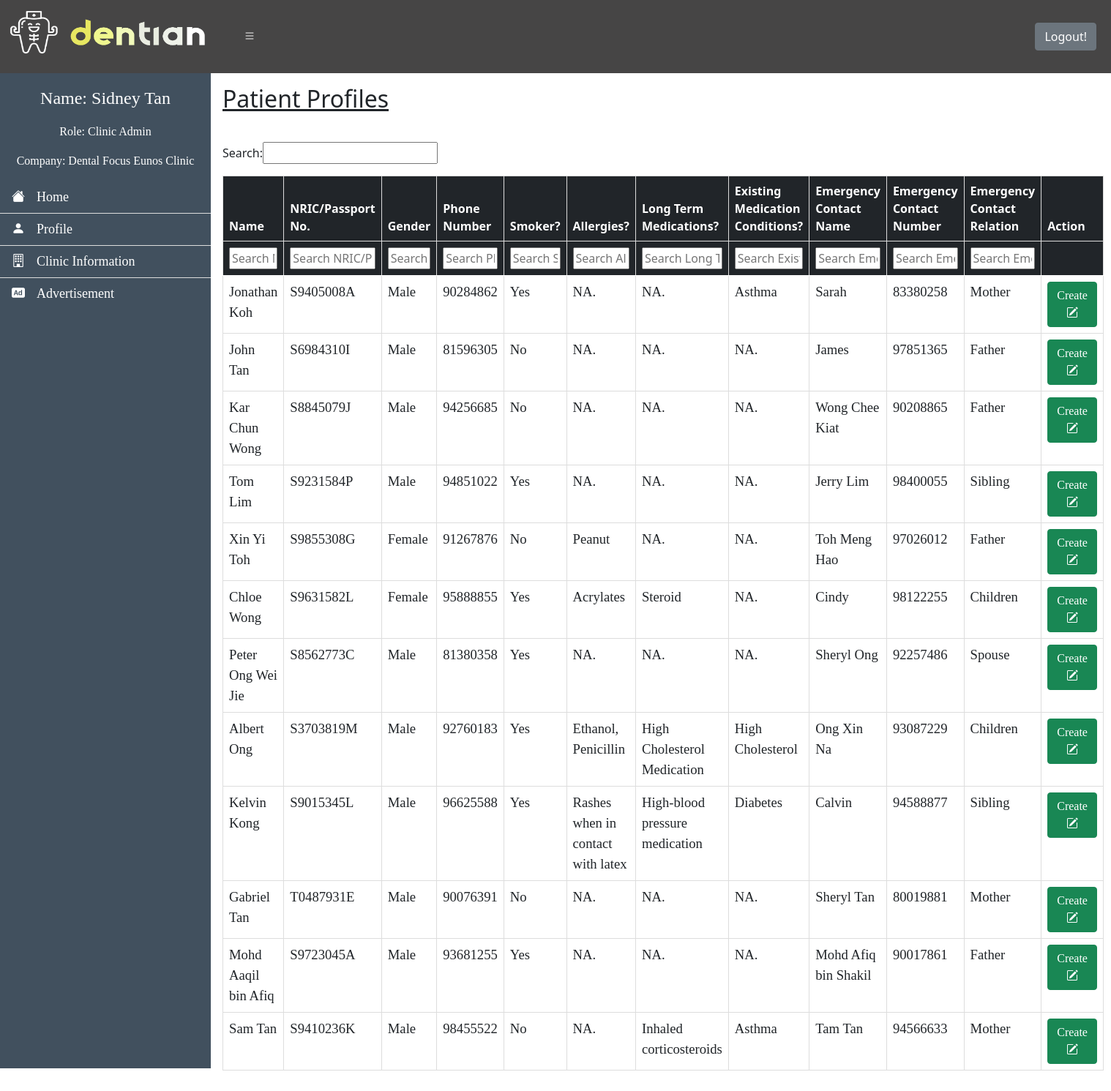
Page /DentistPatient.php (signed in) on the committed database.
### tables this page shows
CREATE TABLE `wixPatients` (
  `_id` varchar(50) NOT NULL,
  `_createdDate` timestamp NULL DEFAULT CURRENT_TIMESTAMP,
  `_updatedDate` timestamp NULL DEFAULT CURRENT_TIMESTAMP,
  `_owner` varchar(50) DEFAULT NULL,
  `Patient_ID` int NOT NULL,
  `First_Name` varchar(30) NOT NULL,
  `Last_Name` varchar(30) NOT NULL,
  `NRIC_PNum` varchar(9) NOT NULL,
  `Gender` varchar(6) NOT NULL,
  `Birth_Date` date DEFAULT NULL,
  `Address` varchar(100) NOT NULL,
  `postal_code` int NOT NULL,
  `Nationality` varchar(50) NOT NULL,
  `Phone_Num` int NOT NULL,
  `Email` varchar(100) NOT NULL,
  `Marital_Status` varchar(20) NOT NULL,
  `Occupation` varchar(50) NOT NULL,
  `Smoker` varchar(3) NOT NULL,
  `Allergies` varchar(200) DEFAULT NULL,
  `Long_term_med` varchar(200) DEFAULT NULL,
  `Existing_Med_Conds` varchar(200) DEFAULT NULL,
  `Referred_by_clinic` varchar(200) DEFAULT NULL,
  `Referred_memo` varchar(200) DEFAULT NULL,
  `Emer_Name` varchar(50) NOT NULL,
  `Emer_Contact` int NOT NULL,
  `Emer_relation` varchar(20) NOT NULL,
  `Subsidies` varchar(3) NOT NULL
);

### Dentist.php (called while the page is built, shortened)
<?php
if (!isset($_SESSION['Role']) && empty($_SESSION['Role'])) {
    header("Location: index.php");
} else {
    if ($path == "DentistPatient" || $path == "SuperAdmin") {
        if (!isset($_SESSION['patients']) && empty($_SESSION['patients'])) {
            $db = new DB_Connect();
            $stmt = $db->connectWix()->prepare("SELECT * FROM wixPatients");
            $stmt->execute();
            if ($stmt->rowCount() > 0) {
                $dentist_patient_profile = $stmt->fetchAll(PDO::FETCH_ASSOC);
            }
        } else {
            $dentist_patient_profile = $_SESSION['patients'];
        }
    }
}
?>

### db_connection.php (called while the page is built, shortened)
<?php
class DB_Connect
{
    public function connectWix()
    {
        try {
            $ghost = "34.87.94.119";
            $gdb = "wixDatabase";
            $gusername = "root";
            $gpassword = "r00tD3ntian@22";
            $conn = new PDO('mysql:host=' . $ghost . '; charset=utf8mb4;dbname=' . $gdb, $gusername, $gpassword);
            return $conn;
        } catch (PDOException $e) {
            print "Error: " . $e->getMessage() . "<br>";
            die();
        }
    }
}
?>

### DentistPatient.php (the view, shortened to what this page needs)
<?php
$path = basename($_SERVER['PHP_SELF'], ".php");
include 'db_connection.php';
include 'Navbar.php';
include 'Dentist.php';
?>
<html>
<head>
    <link rel="stylesheet" href="https://cdn.jsdelivr.net/npm/bootstrap-icons@1.8.1/font/bootstrap-icons.css">
    <link href="https://cdn.jsdelivr.net/npm/bootstrap@5.0.2/dist/css/bootstrap.min.css" rel="stylesheet">
    <link rel="stylesheet" href="https://cdn.jsdelivr.net/npm/bootstrap-icons@1.8.1/font/bootstrap-icons.css">
</head>
<body>
    <div id="content-wrapper" class="content-wrapper">
        <div class="w-100 p-3">
            <div class="row g-3">
                <h2><u>Patient Profiles</u></h2>
            </div>
            <table class="table table-hover ps-1 mt-3" id="searchTable">
                <thead class="table-dark">
                    <tr>
                        <th scope="col">Name</th>
                        <th scope="col" style="width: 100px">NRIC/Passport No.</th>
                        <th scope="col">Gender</th>
                        <th scope="col" style="width: 100px">Phone Number</th>
                        <th scope="col" style="width: 50px">Smoker?</th>
                        <th scope="col">Allergies?</th>
                        <th scope="col">Long Term Medications?</th>
                        <th scope="col">Existing Medication Conditions?</th>
                        <th scope="col">Emergency Contact Name</th>
                        <th scope="col" style="width: 100px">Emergency Contact Number</th>
                        <th scope="col" style="width: 100px">Emergency Contact Relation</th>
                        <th scope="col">Action</th>
                    </tr>
                </thead>
                <tbody>
                    <?php
                    if (isset($dentist_patient_profile)) {
                        foreach ($dentist_patient_profile as $patient) {
                            echo
                            '<tr>' .
                                '<td hidden>' . $patient['Patient_ID'] . '</td>' .
                                '<td>' . $patient['First_Name'] . ' ' . $patient['Last_Name'] . '</td>' .
                                '<td>' . $patient['NRIC_PNum'] . '</td>' .
                                '<td>' . $patient['Gender'] . '</td>' .
                                '<td>' . $patient['Phone_Num'] . '</td>' .
                                '<td>' . $patient['Smoker'] . '</td>';
                            if (!empty($patient['Allergies'])) {
                                echo '<td>' . $patient['Allergies'] . '</td>';
                            } else {
                                echo '<td>NA.</td>';
                            }
                            if (!empty($patient['Long_term_med'])) {
                                echo '<td>' . $patient['Long_term_med'] . '</td>';
                            } else {
                                echo '<td>NA.</td>';
                            }
                            if (!empty($patient['Existing_Med_Conds'])) {
                                echo '<td>' . $patient['Existing_Med_Conds'] . '</td>';
                            } else {
                                echo '<td>NA.</td>';
                            }
                            echo
                            '<td>' . $patient['Emer_Name'] . '</td>' .
                                '<td>' . $patient['Emer_Contact'] . '</td>' .
                                '<td>' . $patient['Emer_relation'] . '</td>' .
                                '<td><button type="button" class="btn btn-success createBtn" data-bs-toggle="modal" data-bs-target="#createBtn">Create <i class="bi bi-pencil-square"></i></button></td>' .
                                '</tr>';
                        }
                    } else {
                        echo
                        '<tr>' .
                            '<td colspan="6" style="text-align:center"><b>No patients profile.</b></td>' .
                            '</tr>';
                    }
                    ?>
                </tbody>
            </table>
        </div>
    </div>
</body>
</html>

### Navbar.php (shortened to what this page needs)
<!doctype html>
<html lang="en">
<head>
    <link href="https://cdn.jsdelivr.net/npm/bootstrap@5.0.2/dist/css/bootstrap.min.css" rel="stylesheet">
    <link rel="stylesheet" href="https://cdn.jsdelivr.net/npm/bootstrap-icons@1.8.1/font/bootstrap-icons.css">
</head>
<body>
    <div id="container" class="sidebar-mini">
        <header id="header">
            <div class="brand">
                <?php
                switch ($_SESSION['Role']) {
                    case "Clinic Admin":
                        echo '<a href="AdminDashboard.php">
                            <img src="img/Logo1.png" alt="" width="275" height="70" />
                        </a>';
                        break;
                }
                ?>
            </div>
            <div id="open-sidebar" class="toggle-navigation toggle-left">
                <button type="button" class="btn " onclick="toggle()">
                    <i style="color:white" class="bi bi-list"></i>
                </button>
            </div>
            <div class="user-nav row mt-2">
                <div class="logoutBtn col-2 float-end">
                    <button class="btn btn-secondary" type="submit" name="logout" onclick="location.href = 'Logout.php';">Logout!</button>
                </div>
            </div>
        </header>
        <div id="wrapper" class="active">
            <div id="sidebar-wrapper" class="border-right">
                <div class="list-group list-group-flush">
                    <?php
                    echo '<p class="text-center fs-4 mt-3">Name: ' . $_SESSION['Name'] . '</p>';
                    echo '<p class="text-center fs-6">Role: ' . $_SESSION['Role'] . '</p>';
                    if ($_SESSION['Role'] != "Super Admin") {
                        echo '<p class="text-center fs-6">Company: ' . $_SESSION['Company'] . '</p>';
                    }
                    switch ($_SESSION['Role']) {
                        case "Clinic Admin":
                            echo
                            '
                            <a href="AdminDashboard.php" class="list-group-item list-group-item-action"><i class="bi bi-house-fill"></i>Home</a>
                            <a href="Profile.php" class="list-group-item list-group-item-action"><i class="bi bi-person-fill"></i>Profile</a>
                            <a href="ClinicInfo.php" class="list-group-item list-group-item-action"><i class="bi bi-building"></i>Clinic Information</a>
                            <a href="Advertisement.php" class="list-group-item list-group-item-action"><i class="bi bi-badge-ad-fill"></i>Advertisement</a>
                            ';
                            break;
                    }
                    ?>
                </div>
            </div>
        </div>
    </div>
</body>
</html>

### Navbar.php (style rules this page uses)
.logoutBtn { float: right; }
body { background-image: url('img/AdminBackground.png'); background-repeat: no-repeat; background-attachment: fixed; background-size: cover; }
#header { background: #464545; height: 100px; margin-right: 0; }
#header .brand { background: #464545; float: left; width: 300px; min-height: 80px; padding: 0 0 0 10px; position: relative; margin-top: 10px; }
#header .user-nav { float: right; padding-top: 23px; padding-right: 20px; }
#header .toggle-navigation.toggle-left { margin: 30px 0 0 20px; display: inline-block; color: white; }
#sidebar-wrapper { width: 18rem; min-height: 170vh; background-color: #41505e; color: #fff; position: absolute; }
.list-group { font-family: garamond; font-size: 18px; }
#sidebar-wrapper .bi { padding-right: 1rem; }
.list-group-item { background-color: transparent; color: #fff; border: 1px solid #ddd; width: 18rem; }
@media (min-width:769px) { #sidebar-wrapper { transition: all 0.3s ease; } }
@media (min-width:769px) { #content-wrapper { transition: all 0.3s ease; } }

### DentistPatient.php (style rules this page uses)
p, td { font-family: garamond; font-size: 14pt; }
td, th { border: 1px solid #ddd; }
table { width: 50%; background-color: white; text-align: left; }
body { background-image: url('img/AdminBackground.png'); background-repeat: no-repeat; background-attachment: fixed; background-size: cover; }
.content-wrapper { transition: all 0.3s ease; margin-left: 288px; }
.list-group-item { background-color: transparent; color: #fff; border: 1px solid #ddd; width: 18rem; }

### rows in the picture
wixpatients: First_Name "Chloe", Last_Name "Wong", NRIC_PNum "S9631582L", Gender "Female", Phone_Num "95888855", Smoker "Yes", Allergies "Acrylates", Long_term_med "Steroid", Existing_Med_Conds "NA.", Emer_Name "Cindy", Emer_Contact "98122255", Emer_relation "Children"
wixpatients: First_Name "Jonathan", Last_Name "Koh", NRIC_PNum "S9405008A", Gender "Male", Phone_Num "90284862", Smoker "Yes", Allergies "NA.", Long_term_med "NA.", Existing_Med_Conds "Asthma", Emer_Name "Sarah", Emer_Contact "83380258", Emer_relation "Mother"
wixpatients: First_Name "Kar Chun", Last_Name "Wong", NRIC_PNum "S8845079J", Gender "Male", Phone_Num "94256685", Smoker "No", Allergies "NA.", Long_term_med "NA.", Existing_Med_Conds "NA.", Emer_Name "Wong Chee Kiat", Emer_Contact "90208865", Emer_relation "Father"
wixpatients: First_Name "Xin Yi", Last_Name "Toh", NRIC_PNum "S9855308G", Gender "Female", Phone_Num "91267876", Smoker "No", Allergies "Peanut", Long_term_med "NA.", Existing_Med_Conds "NA.", Emer_Name "Toh Meng Hao", Emer_Contact "97026012", Emer_relation "Father"
wixpatients: First_Name "Gabriel", Last_Name "Tan", NRIC_PNum "T0487931E", Gender "Male", Phone_Num "90076391", Smoker "No", Allergies "NA.", Long_term_med "NA.", Existing_Med_Conds "NA.", Emer_Name "Sheryl Tan", Emer_Contact "80019881", Emer_relation "Mother"
wixpatients: First_Name "Peter", Last_Name "Ong Wei Jie", NRIC_PNum "S8562773C", Gender "Male", Phone_Num "81380358", Smoker "Yes", Allergies "NA.", Long_term_med "NA.", Existing_Med_Conds "NA.", Emer_Name "Sheryl Ong", Emer_Contact "92257486", Emer_relation "Spouse"
wixpatients: First_Name "Albert", Last_Name "Ong", NRIC_PNum "S3703819M", Gender "Male", Phone_Num "92760183", Smoker "Yes", Allergies "Ethanol, Penicillin", Long_term_med "High Cholesterol Medication", Existing_Med_Conds "High Cholesterol", Emer_Name "Ong Xin Na", Emer_Contact "93087229", Emer_relation "Children"
wixpatients: First_Name "John", Last_Name "Tan", NRIC_PNum "S6984310I", Gender "Male", Phone_Num "81596305", Smoker "No", Allergies "NA.", Long_term_med "NA.", Existing_Med_Conds "NA.", Emer_Name "James", Emer_Contact "97851365", Emer_relation "Father"
wixpatients: First_Name "Kelvin", Last_Name "Kong", NRIC_PNum "S9015345L", Gender "Male", Phone_Num "96625588", Smoker "Yes", Allergies "Rashes when in contact with latex", Long_term_med "High-blood pressure medication", Existing_Med_Conds "Diabetes", Emer_Name "Calvin", Emer_Contact "94588877", Emer_relation "Sibling"
wixpatients: First_Name "Sam", Last_Name "Tan", NRIC_PNum "S9410236K", Gender "Male", Phone_Num "98455522", Smoker "No", Allergies "NA.", Long_term_med "Inhaled corticosteroids", Existing_Med_Conds "Asthma", Emer_Name "Tam Tan", Emer_Contact "94566633", Emer_relation "Mother"
wixpatients: First_Name "Mohd Aaqil", Last_Name "bin Afiq", NRIC_PNum "S9723045A", Gender "Male", Phone_Num "93681255", Smoker "Yes", Allergies "NA.", Long_term_med "NA.", Existing_Med_Conds "NA.", Emer_Name "Mohd Afiq bin Shakil", Emer_Contact "90017861", Emer_relation "Father"
wixpatients: First_Name "Tom", Last_Name "Lim", NRIC_PNum "S9231584P", Gender "Male", Phone_Num "94851022", Smoker "Yes", Allergies "NA.", Long_term_med "NA.", Existing_Med_Conds "NA.", Emer_Name "Jerry Lim", Emer_Contact "98400055", Emer_relation "Sibling"

### other values in the picture
$_SESSION['Name'] "Sidney Tan"
$_SESSION['Role'] "Clinic Admin"
$_SESSION['Company'] "Dental Focus Eunos Clinic"
